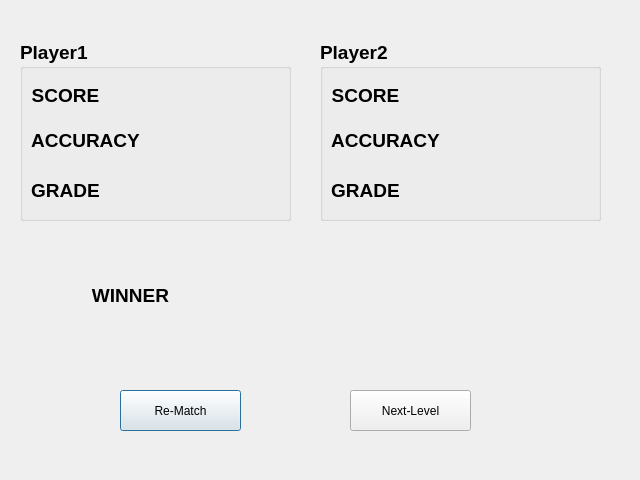
<?xml version="1.0" encoding="UTF-8"?>
<ui version="4.0">
 <class>LevelOverMulti</class>
 <widget class="QDialog" name="LevelOverMulti">
  <property name="geometry">
   <rect>
    <x>0</x>
    <y>0</y>
    <width>640</width>
    <height>480</height>
   </rect>
  </property>
  <property name="windowTitle">
   <string>Dialog</string>
  </property>
  <widget class="QGroupBox" name="groupBox">
   <property name="geometry">
    <rect>
     <x>20</x>
     <y>40</y>
     <width>271</width>
     <height>181</height>
    </rect>
   </property>
   <property name="font">
    <font>
     <pointsize>14</pointsize>
     <weight>75</weight>
     <bold>true</bold>
    </font>
   </property>
   <property name="autoFillBackground">
    <bool>true</bool>
   </property>
   <property name="title">
    <string>Player1</string>
   </property>
   <property name="flat">
    <bool>false</bool>
   </property>
   <widget class="QLabel" name="label">
    <property name="geometry">
     <rect>
      <x>10</x>
      <y>40</y>
      <width>71</width>
      <height>31</height>
     </rect>
    </property>
    <property name="text">
     <string>SCORE</string>
    </property>
    <property name="alignment">
     <set>Qt::AlignCenter</set>
    </property>
   </widget>
   <widget class="QLabel" name="label_3">
    <property name="geometry">
     <rect>
      <x>10</x>
      <y>80</y>
      <width>111</width>
      <height>41</height>
     </rect>
    </property>
    <property name="text">
     <string>ACCURACY</string>
    </property>
    <property name="alignment">
     <set>Qt::AlignCenter</set>
    </property>
   </widget>
   <widget class="QLabel" name="label_4">
    <property name="geometry">
     <rect>
      <x>10</x>
      <y>130</y>
      <width>71</width>
      <height>41</height>
     </rect>
    </property>
    <property name="text">
     <string>GRADE</string>
    </property>
    <property name="alignment">
     <set>Qt::AlignCenter</set>
    </property>
   </widget>
   <widget class="QLabel" name="p1ScoreLbl">
    <property name="geometry">
     <rect>
      <x>150</x>
      <y>40</y>
      <width>101</width>
      <height>31</height>
     </rect>
    </property>
    <property name="text">
     <string/>
    </property>
   </widget>
   <widget class="QLabel" name="p1AccuracyLbl">
    <property name="geometry">
     <rect>
      <x>160</x>
      <y>90</y>
      <width>101</width>
      <height>31</height>
     </rect>
    </property>
    <property name="text">
     <string/>
    </property>
   </widget>
   <widget class="QLabel" name="p1GradeLbl">
    <property name="geometry">
     <rect>
      <x>150</x>
      <y>130</y>
      <width>91</width>
      <height>31</height>
     </rect>
    </property>
    <property name="text">
     <string/>
    </property>
   </widget>
  </widget>
  <widget class="QGroupBox" name="groupBox_2">
   <property name="geometry">
    <rect>
     <x>320</x>
     <y>40</y>
     <width>281</width>
     <height>181</height>
    </rect>
   </property>
   <property name="font">
    <font>
     <pointsize>14</pointsize>
     <weight>75</weight>
     <bold>true</bold>
    </font>
   </property>
   <property name="autoFillBackground">
    <bool>true</bool>
   </property>
   <property name="title">
    <string>Player2</string>
   </property>
   <property name="flat">
    <bool>false</bool>
   </property>
   <widget class="QLabel" name="label_2">
    <property name="geometry">
     <rect>
      <x>10</x>
      <y>40</y>
      <width>71</width>
      <height>31</height>
     </rect>
    </property>
    <property name="text">
     <string>SCORE</string>
    </property>
    <property name="alignment">
     <set>Qt::AlignCenter</set>
    </property>
   </widget>
   <widget class="QLabel" name="label_5">
    <property name="geometry">
     <rect>
      <x>10</x>
      <y>80</y>
      <width>111</width>
      <height>41</height>
     </rect>
    </property>
    <property name="text">
     <string>ACCURACY</string>
    </property>
    <property name="alignment">
     <set>Qt::AlignCenter</set>
    </property>
   </widget>
   <widget class="QLabel" name="label_6">
    <property name="geometry">
     <rect>
      <x>10</x>
      <y>130</y>
      <width>71</width>
      <height>41</height>
     </rect>
    </property>
    <property name="text">
     <string>GRADE</string>
    </property>
    <property name="alignment">
     <set>Qt::AlignCenter</set>
    </property>
   </widget>
   <widget class="QLabel" name="p2Score">
    <property name="geometry">
     <rect>
      <x>160</x>
      <y>40</y>
      <width>101</width>
      <height>31</height>
     </rect>
    </property>
    <property name="text">
     <string/>
    </property>
   </widget>
   <widget class="QLabel" name="p2Accuracy">
    <property name="geometry">
     <rect>
      <x>160</x>
      <y>90</y>
      <width>101</width>
      <height>31</height>
     </rect>
    </property>
    <property name="text">
     <string/>
    </property>
   </widget>
   <widget class="QLabel" name="p2Grade">
    <property name="geometry">
     <rect>
      <x>170</x>
      <y>130</y>
      <width>91</width>
      <height>31</height>
     </rect>
    </property>
    <property name="text">
     <string/>
    </property>
   </widget>
  </widget>
  <widget class="QLabel" name="lblWinner">
   <property name="geometry">
    <rect>
     <x>50</x>
     <y>280</y>
     <width>161</width>
     <height>31</height>
    </rect>
   </property>
   <property name="font">
    <font>
     <pointsize>14</pointsize>
     <weight>75</weight>
     <bold>true</bold>
    </font>
   </property>
   <property name="text">
    <string>WINNER</string>
   </property>
   <property name="alignment">
    <set>Qt::AlignCenter</set>
   </property>
  </widget>
  <widget class="QLabel" name="lblWinner_Display">
   <property name="geometry">
    <rect>
     <x>240</x>
     <y>280</y>
     <width>161</width>
     <height>31</height>
    </rect>
   </property>
   <property name="font">
    <font>
     <pointsize>14</pointsize>
     <weight>75</weight>
     <bold>true</bold>
    </font>
   </property>
   <property name="text">
    <string/>
   </property>
  </widget>
  <widget class="QPushButton" name="multi_Replay">
   <property name="geometry">
    <rect>
     <x>120</x>
     <y>390</y>
     <width>121</width>
     <height>41</height>
    </rect>
   </property>
   <property name="text">
    <string>Re-Match</string>
   </property>
  </widget>
  <widget class="QPushButton" name="multi_Next">
   <property name="geometry">
    <rect>
     <x>350</x>
     <y>390</y>
     <width>121</width>
     <height>41</height>
    </rect>
   </property>
   <property name="text">
    <string>Next-Level</string>
   </property>
  </widget>
 </widget>
 <resources/>
 <connections/>
</ui>
